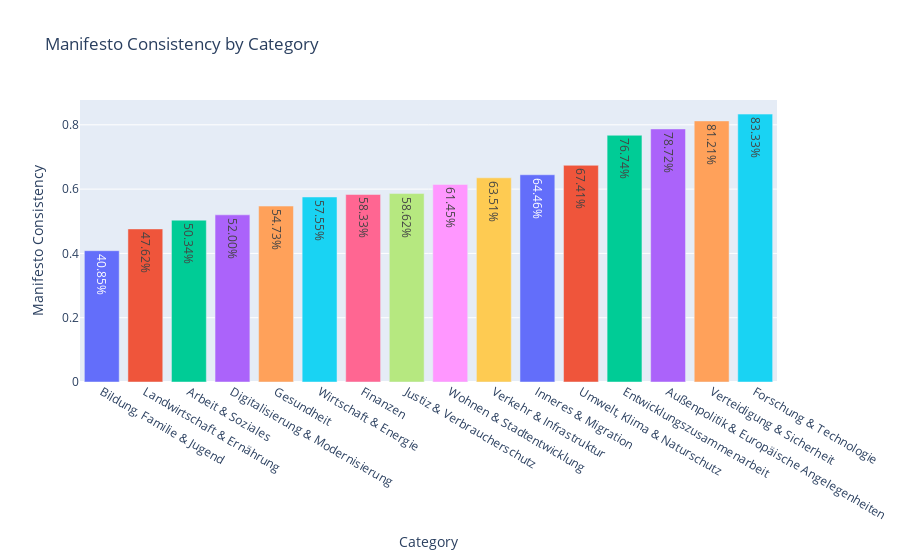

The notebook cell this image was saved under:
### Code cell
by_category = predictions.groupby("category")["vote_correct"].mean().sort_values()

fig = px.bar(
    by_category,
    x=[cat.split("-")[0].strip() for cat in by_category.index],
    y=by_category.values,
    color=by_category.index,
    text=[f"{v:.2%}" for v in by_category.values],
    labels={"x": "Category", "y": "Manifesto Consistency"},
    title="Manifesto Consistency by Category",
)

fig.update_layout(
    xaxis_title="Category",
    yaxis_title="Manifesto Consistency",
    showlegend=False
)

fig.show()

### Figure 1 — Plotly figure (JSON) as saved in the notebook; plotly's stock layout.template omitted (floating-point values rounded to 4 significant figures)
{"data": [{"hovertemplate": "category=Bildung, Familie & Jugend - Schulen, Hochschulen, Familienförderung, Kinder- und Jugendpolitik<br>Category=%{x}<br>Manifesto Consistency=%{y}<br>text=%{text}<extra></extra>", "legendgroup": "Bildung, Familie & Jugend - Schulen, Hochschulen, Familienförderung, Kinder- und Jugendpolitik", "marker": {"color": "#636efa", "pattern": {"shape": ""}}, "name": "Bildung, Familie & Jugend - Schulen, Hochschulen, Familienförderung, Kinder- und Jugendpolitik", "orientation": "v", "showlegend": true, "text": ["40.85%"], "textposition": "auto", "type": "bar", "x": ["Bildung, Familie & Jugend"], "xaxis": "x", "y": [0.4085], "yaxis": "y"}, {"hovertemplate": "category=Landwirtschaft & Ernährung - Agrarpolitik, Ernährungssicherheit, Ländliche Entwicklung<br>Category=%{x}<br>Manifesto Consistency=%{y}<br>text=%{text}<extra></extra>", "legendgroup": "Landwirtschaft & Ernährung - Agrarpolitik, Ernährungssicherheit, Ländliche Entwicklung", "marker": {"color": "#EF553B", "pattern": {"shape": ""}}, "name": "Landwirtschaft & Ernährung - Agrarpolitik, Ernährungssicherheit, Ländliche Entwicklung", "orientation": "v", "showlegend": true, "text": ["47.62%"], "textposition": "auto", "type": "bar", "x": ["Landwirtschaft & Ernährung"], "xaxis": "x", "y": [0.4762], "yaxis": "y"}, {"hovertemplate": "category=Arbeit & Soziales - Arbeitsmarktpolitik, Sozialversicherung, Renten, Integration<br>Category=%{x}<br>Manifesto Consistency=%{y}<br>text=%{text}<extra></extra>", "legendgroup": "Arbeit & Soziales - Arbeitsmarktpolitik, Sozialversicherung, Renten, Integration", "marker": {"color": "#00cc96", "pattern": {"shape": ""}}, "name": "Arbeit & Soziales - Arbeitsmarktpolitik, Sozialversicherung, Renten, Integration", "orientation": "v", "showlegend": true, "text": ["50.34%"], "textposition": "auto", "type": "bar", "x": ["Arbeit & Soziales"], "xaxis": "x", "y": [0.5034], "yaxis": "y"}, {"hovertemplate": "category=Digitalisierung & Modernisierung - E-Government, IT-Infrastruktur, digitale Verwaltung, Cybersecurity<br>Category=%{x}<br>Manifesto Consistency=%{y}<br>text=%{text}<extra></extra>", "legendgroup": "Digitalisierung & Modernisierung - E-Government, IT-Infrastruktur, digitale Verwaltung, Cybersecurity", "marker": {"color": "#ab63fa", "pattern": {"shape": ""}}, "name": "Digitalisierung & Modernisierung - E-Government, IT-Infrastruktur, digitale Verwaltung, Cybersecurity", "orientation": "v", "showlegend": true, "text": ["52.00%"], "textposition": "auto", "type": "bar", "x": ["Digitalisierung & Modernisierung"], "xaxis": "x", "y": [0.52], "yaxis": "y"}, {"hovertemplate": "category=Gesundheit - Gesundheitssystem, Krankenversicherung, Arzneimittelregulierung, Pandemie- und Präventionspolitik<br>Category=%{x}<br>Manifesto Consistency=%{y}<br>text=%{text}<extra></extra>", "legendgroup": "Gesundheit - Gesundheitssystem, Krankenversicherung, Arzneimittelregulierung, Pandemie- und Präventionspolitik", "marker": {"color": "#FFA15A", "pattern": {"shape": ""}}, "name": "Gesundheit - Gesundheitssystem, Krankenversicherung, Arzneimittelregulierung, Pandemie- und Präventionspolitik", "orientation": "v", "showlegend": true, "text": ["54.73%"], "textposition": "auto", "type": "bar", "x": ["Gesundheit"], "xaxis": "x", "y": [0.5473], "yaxis": "y"}, {"hovertemplate": "category=Wirtschaft & Energie - Industriepolitik, Mittelstand, Energieversorgung, Wirtschaftsordnungen<br>Category=%{x}<br>Manifesto Consistency=%{y}<br>text=%{text}<extra></extra>", "legendgroup": "Wirtschaft & Energie - Industriepolitik, Mittelstand, Energieversorgung, Wirtschaftsordnungen", "marker": {"color": "#19d3f3", "pattern": {"shape": ""}}, "name": "Wirtschaft & Energie - Industriepolitik, Mittelstand, Energieversorgung, Wirtschaftsordnungen", "orientation": "v", "showlegend": true, "text": ["57.55%"], "textposition": "auto", "type": "bar", "x": ["Wirtschaft & Energie"], "xaxis": "x", "y": [0.5755], "yaxis": "y"}, {"hovertemplate": "category=Finanzen - Steuern, Staatsbudget, Haushalts- und Finanzpolitik<br>Category=%{x}<br>Manifesto Consistency=%{y}<br>text=%{text}<extra></extra>", "legendgroup": "Finanzen - Steuern, Staatsbudget, Haushalts- und Finanzpolitik", "marker": {"color": "#FF6692", "pattern": {"shape": ""}}, "name": "Finanzen - Steuern, Staatsbudget, Haushalts- und Finanzpolitik", "orientation": "v", "showlegend": true, "text": ["58.33%"], "textposition": "auto", "type": "bar", "x": ["Finanzen"], "xaxis": "x", "y": [0.5833], "yaxis": "y"}, {"hovertemplate": "category=Justiz & Verbraucherschutz - Rechtsprechung, Gesetzgebung, Verbraucherschutz, Datenschutz<br>Category=%{x}<br>Manifesto Consistency=%{y}<br>text=%{text}<extra></extra>", "legendgroup": "Justiz & Verbraucherschutz - Rechtsprechung, Gesetzgebung, Verbraucherschutz, Datenschutz", "marker": {"color": "#B6E880", "pattern": {"shape": ""}}, "name": "Justiz & Verbraucherschutz - Rechtsprechung, Gesetzgebung, Verbraucherschutz, Datenschutz", "orientation": "v", "showlegend": true, "text": ["58.62%"], "textposition": "auto", "type": "bar", "x": ["Justiz & Verbraucherschutz"], "xaxis": "x", "y": [0.5862], "yaxis": "y"}, {"hovertemplate": "category=Wohnen & Stadtentwicklung - Wohnungsbau, Städtebau, Bauordnung, Städtebauförderung<br>Category=%{x}<br>Manifesto Consistency=%{y}<br>text=%{text}<extra></extra>", "legendgroup": "Wohnen & Stadtentwicklung - Wohnungsbau, Städtebau, Bauordnung, Städtebauförderung", "marker": {"color": "#FF97FF", "pattern": {"shape": ""}}, "name": "Wohnen & Stadtentwicklung - Wohnungsbau, Städtebau, Bauordnung, Städtebauförderung", "orientation": "v", "showlegend": true, "text": ["61.45%"], "textposition": "auto", "type": "bar", "x": ["Wohnen & Stadtentwicklung"], "xaxis": "x", "y": [0.6145], "yaxis": "y"}, {"hovertemplate": "category=Verkehr & Infrastruktur - Straßen-, Schienen- und Luftverkehr, Mobilitätskonzepte, Infrastrukturprojekte<br>Category=%{x}<br>Manifesto Consistency=%{y}<br>text=%{text}<extra></extra>", "legendgroup": "Verkehr & Infrastruktur - Straßen-, Schienen- und Luftverkehr, Mobilitätskonzepte, Infrastrukturprojekte", "marker": {"color": "#FECB52", "pattern": {"shape": ""}}, "name": "Verkehr & Infrastruktur - Straßen-, Schienen- und Luftverkehr, Mobilitätskonzepte, Infrastrukturprojekte", "orientation": "v", "showlegend": true, "text": ["63.51%"], "textposition": "auto", "type": "bar", "x": ["Verkehr & Infrastruktur"], "xaxis": "x", "y": [0.6351], "yaxis": "y"}, {"hovertemplate": "category=Inneres & Migration - Innere Sicherheit, öffentliche Verwaltung, Migration, Staatsbürgerschaft<br>Category=%{x}<br>Manifesto Consistency=%{y}<br>text=%{text}<extra></extra>", "legendgroup": "Inneres & Migration - Innere Sicherheit, öffentliche Verwaltung, Migration, Staatsbürgerschaft", "marker": {"color": "#636efa", "pattern": {"shape": ""}}, "name": "Inneres & Migration - Innere Sicherheit, öffentliche Verwaltung, Migration, Staatsbürgerschaft", "orientation": "v", "showlegend": true, "text": ["64.46%"], "textposition": "auto", "type": "bar", "x": ["Inneres & Migration"], "xaxis": "x", "y": [0.6446], "yaxis": "y"}, {"hovertemplate": "category=Umwelt, Klima & Naturschutz - Umweltschutz, Klimapläne, Artenschutz, nukleare Sicherheit<br>Category=%{x}<br>Manifesto Consistency=%{y}<br>text=%{text}<extra></extra>", "legendgroup": "Umwelt, Klima & Naturschutz - Umweltschutz, Klimapläne, Artenschutz, nukleare Sicherheit", "marker": {"color": "#EF553B", "pattern": {"shape": ""}}, "name": "Umwelt, Klima & Naturschutz - Umweltschutz, Klimapläne, Artenschutz, nukleare Sicherheit", "orientation": "v", "showlegend": true, "text": ["67.41%"], "textposition": "auto", "type": "bar", "x": ["Umwelt, Klima & Naturschutz"], "xaxis": "x", "y": [0.6741], "yaxis": "y"}, {"hovertemplate": "category=Entwicklungszusammenarbeit - Entwicklungsprojekte, humanitäre Hilfe, internationale Zusammenarbeit<br>Category=%{x}<br>Manifesto Consistency=%{y}<br>text=%{text}<extra></extra>", "legendgroup": "Entwicklungszusammenarbeit - Entwicklungsprojekte, humanitäre Hilfe, internationale Zusammenarbeit", "marker": {"color": "#00cc96", "pattern": {"shape": ""}}, "name": "Entwicklungszusammenarbeit - Entwicklungsprojekte, humanitäre Hilfe, internationale Zusammenarbeit", "orientation": "v", "showlegend": true, "text": ["76.74%"], "textposition": "auto", "type": "bar", "x": ["Entwicklungszusammenarbeit"], "xaxis": "x", "y": [0.7674], "yaxis": "y"}, {"hovertemplate": "category=Außenpolitik & Europäische Angelegenheiten - Diplomatie, internationale Beziehungen, EU-Politik<br>Category=%{x}<br>Manifesto Consistency=%{y}<br>text=%{text}<extra></extra>", "legendgroup": "Außenpolitik & Europäische Angelegenheiten - Diplomatie, internationale Beziehungen, EU-Politik", "marker": {"color": "#ab63fa", "pattern": {"shape": ""}}, "name": "Außenpolitik & Europäische Angelegenheiten - Diplomatie, internationale Beziehungen, EU-Politik", "orientation": "v", "showlegend": true, "text": ["78.72%"], "textposition": "auto", "type": "bar", "x": ["Außenpolitik & Europäische Angelegenheiten"], "xaxis": "x", "y": [0.7872], "yaxis": "y"}, {"hovertemplate": "category=Verteidigung & Sicherheit - Militär, Verteidigungsstrategie, Bundeswehr, Rüstung<br>Category=%{x}<br>Manifesto Consistency=%{y}<br>text=%{text}<extra></extra>", "legendgroup": "Verteidigung & Sicherheit - Militär, Verteidigungsstrategie, Bundeswehr, Rüstung", "marker": {"color": "#FFA15A", "pattern": {"shape": ""}}, "name": "Verteidigung & Sicherheit - Militär, Verteidigungsstrategie, Bundeswehr, Rüstung", "orientation": "v", "showlegend": true, "text": ["81.21%"], "textposition": "auto", "type": "bar", "x": ["Verteidigung & Sicherheit"], "xaxis": "x", "y": [0.8121], "yaxis": "y"}, {"hovertemplate": "category=Forschung & Technologie - Innovationsförderung, Raumfahrt, Forschungseinrichtungen, Technologietransfer<br>Category=%{x}<br>Manifesto Consistency=%{y}<br>text=%{text}<extra></extra>", "legendgroup": "Forschung & Technologie - Innovationsförderung, Raumfahrt, Forschungseinrichtungen, Technologietransfer", "marker": {"color": "#19d3f3", "pattern": {"shape": ""}}, "name": "Forschung & Technologie - Innovationsförderung, Raumfahrt, Forschungseinrichtungen, Technologietransfer", "orientation": "v", "showlegend": true, "text": ["83.33%"], "textposition": "auto", "type": "bar", "x": ["Forschung & Technologie"], "xaxis": "x", "y": [0.8333], "yaxis": "y"}], "layout": {"barmode": "relative", "legend": {"title": {"text": "category"}, "tracegroupgap": 0}, "showlegend": false, "title": {"text": "Manifesto Consistency by Category"}, "xaxis": {"anchor": "y", "domain": [0, 1], "title": {"text": "Category"}}, "yaxis": {"anchor": "x", "domain": [0, 1], "title": {"text": "Manifesto Consistency"}}}}
